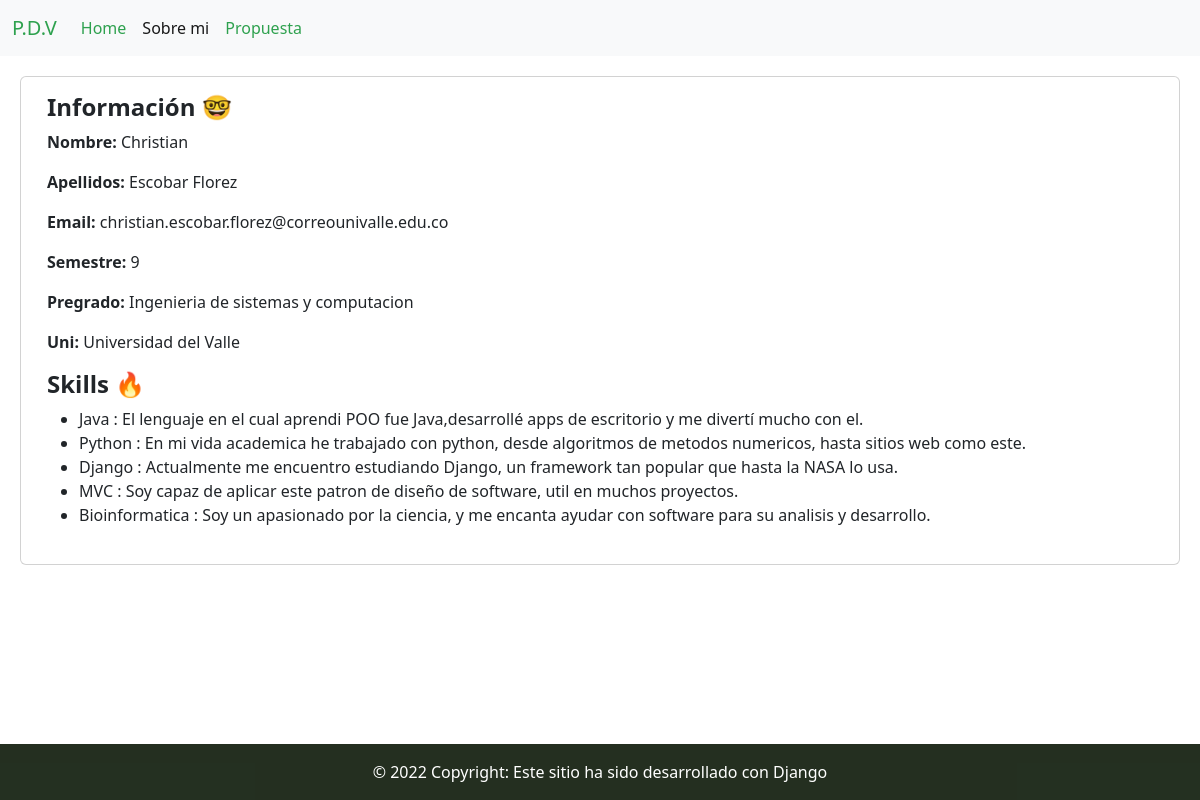
The app's page /sobremi/ with its own data.
### propuestaApp/models.py (models this page shows, shortened)
class Aspirante(models.Model):
    first_name = models.CharField(max_length=15)
    last_name = models.CharField(max_length=30)
    email = models.EmailField(null=True)
    semester = models.IntegerField()
    degree = models.CharField(max_length=120)
    institute = models.CharField(max_length=120)
    class Meta:
        verbose_name = "Aspirante"
        verbose_name_plural = "Aspirantes"

class Habilidad(models.Model):
    name_skill =  models.CharField(max_length=50)
    description_skill = models.CharField(max_length=320)
    aspirante = models.ForeignKey(Aspirante,on_delete=models.CASCADE)

### propuestaApp/views.py (the view)
# urls.py: path('sobremi/',views.SobreMiView.as_view(),name="sobremi"),
class SobreMiView(View):
    template_name = 'propuestaApp/sobremi.html'
    def get(self,request):
        aspirante = get_object_or_404(Aspirante, pk = 1)
        skills = aspirante.habilidad_set.all()
        ctx = {'aspirante': aspirante,"skills":skills}
        return render(request,self.template_name,ctx)

### propuestaApp/templates/propuestaApp/sobremi.html
{% extends "propuestaApp/basic.html" %}
{% load static %}
{% block content %}
          <div class="card">
            <div class="card-body" style="margin-left: 10px;">
              {% if aspirante %}
              <h4><strong>Información &#129299</strong></h4>
              <p><strong>Nombre:</strong>  {{ aspirante.first_name }}</p>
              <p><strong>Apellidos:</strong>  {{ aspirante.last_name }}</p>
              <p><strong>Email:</strong>  {{ aspirante.email }}</p>
              <p><strong>Semestre:</strong>  {{ aspirante.semester }}</p>
              <p><strong>Pregrado:</strong>  {{ aspirante.degree }}</p>
              <p><strong>Uni:</strong>  {{ aspirante.institute }}</p>
              {% endif %}
              <h4><strong>Skills &#128293</strong></h4>
              <ul>
                  {% for skill in skills %}
                    <li>{{skill.name_skill}} : {{skill.description_skill}}.</li>
                  {% endfor %}
              </ul>
            </div>
          </div>
{% endblock %}

### propuestaApp/templates/propuestaApp/basic.html (shortened to what this page needs)
{% load static %}
<link
    rel="stylesheet"
    type="text/css"
    href="{% static 'propuestaApp/css/bootstrap.css' %}"
    href="{% static 'propuestaApp/js/bootstrap.min.js' %}"
>
<html>
    <head>
        <link rel="stylesheet" href="{% static 'propuestaApp/css/style.css' %}">
        <link href="https://cdn.jsdelivr.net/npm/bootstrap@5.2.0-beta1/dist/css/bootstrap.min.css" rel="stylesheet">
    </head>
    <body class="d-flex flex-column min-vh-100">
        <nav class="navbar navbar-expand-lg   bg-light" style="background-color: #e3f2fd;">
            <div class="container-fluid" >
              <a class="navbar-brand" href="{% url 'home' %}">P.D.V</a>
              <div class="collapse navbar-collapse" id="navbarNav">
                <ul class="navbar-nav text-center">
                  <li class="nav-item ">
                    <a class="nav-link {% if request.path == '/home/' %}active{% endif %}" aria-current="page" href="{% url 'home' %}">Home</a>
                  </li>
                  <li class="nav-item">
                    <a class="nav-link {% if request.path == '/sobremi/' %}active{% endif %}" href="{% url 'sobremi' %}">Sobre mi</a>
                  </li>
                  <li class="nav-item">
                    <a class="nav-link {% if request.path == '/propuestavalor/' %}active{% endif %}" href="{% url 'propuestavalor' %}">Propuesta</a>
                  </li>
                </ul>
              </div>
            </div>
          </nav>
        {% block content %}
        {% endblock %}
   <footer class="mt-auto text-center text-white" style="background-color: rgba(31, 43, 28, 0.852);">
    <div id="footer" class="text-center p-3" style="background-color: rgba(31, 43, 28, 0.852);">
      © 2022 Copyright: Este sitio ha sido desarrollado con Django
    </div>
  </footer>
  </body>
</html>

### propuestaApp/static/propuestaApp/css/style.css (style rules this page uses)
.card { margin-left: 20px; margin-top: 20px; margin-right: 20px; margin-bottom: 20px; padding-bottom: 5px; }
.navbar { color: rgba(31, 43, 28, 0.852); }
.navbar a:link, .navbar a:visited, .navbar a:active { color: rgb(46, 161, 78); }
.navbar a.active { color: red; }

### records on screen
Aspirante: first_name "Christian", last_name "Escobar Florez", email "christian.escobar.florez@correounivalle.edu.co", semester "9", degree "Ingenieria de sistemas y computacion", institute "Universidad del Valle"
Habilidad: name_skill "Java", description_skill "El lenguaje en el cual aprendi POO fue Java,desarrollé apps de escritorio y me divertí mucho con el"
Habilidad: name_skill "Python", description_skill "En mi vida academica he trabajado con python, desde algoritmos de metodos numericos, hasta sitios web como este"
Habilidad: name_skill "Django", description_skill "Actualmente me encuentro estudiando Django, un framework tan popular que hasta la NASA lo usa"
Habilidad: name_skill "MVC", description_skill "Soy capaz de aplicar este patron de diseño de software, util en muchos proyectos"
Habilidad: name_skill "Bioinformatica", description_skill "Soy un apasionado por la ciencia, y me encanta ayudar con software para su analisis y desarrollo"
